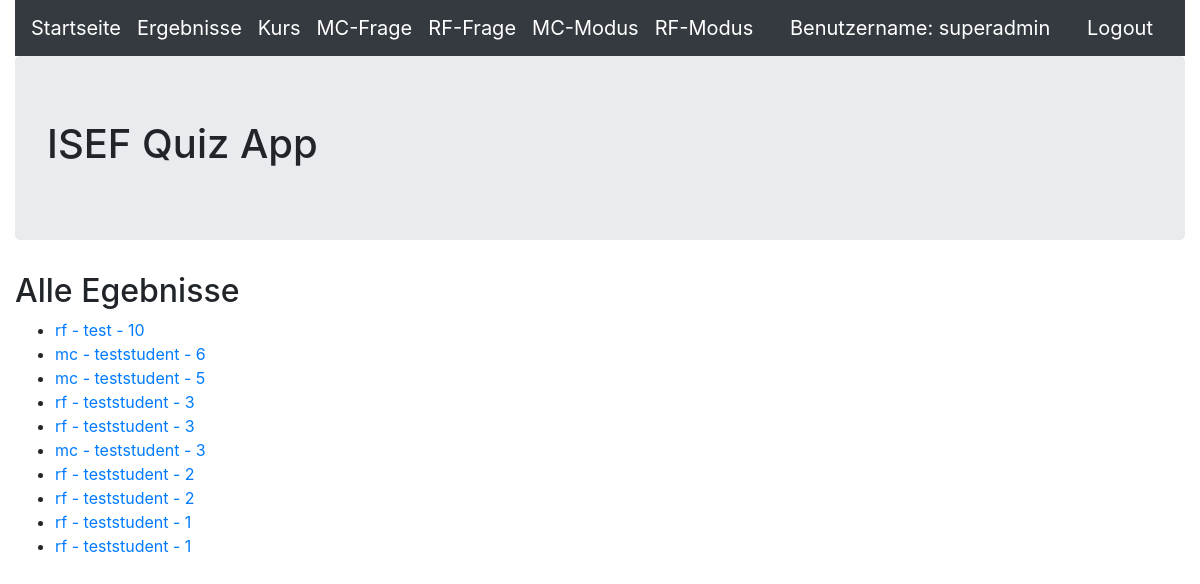
Before: /ergebnistoppunkte (signed in) with the older database file.
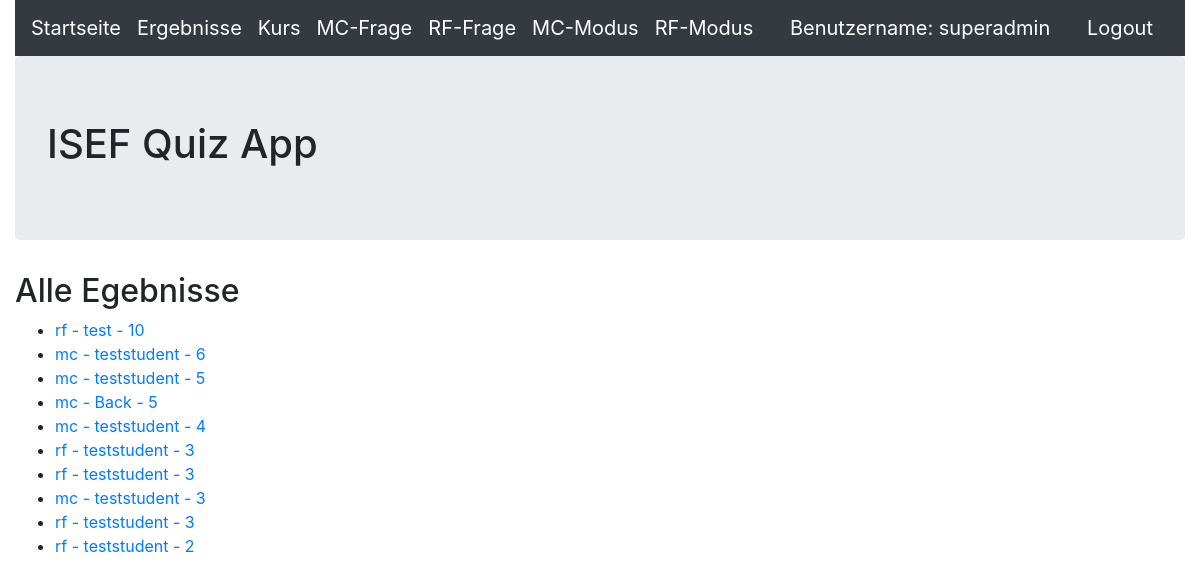
After: the same page with the newer database file.
### quiz/models.py (models this page shows, shortened)
class Ergebnis(models.Model):
    testmodus = models.CharField(max_length=20,blank=False)
    benutzername = models.CharField(max_length=50,blank=False)
    kursid = models.CharField(max_length=5,blank=False)
    kursname = models.CharField(max_length=50,blank=False)
    zeitsekunden = models.IntegerField(blank=False)
    datum = models.DateField(auto_now_add=True)
    punkte = models.IntegerField(blank=False)
    fragentotal = models.IntegerField(blank=False)
    fragenkorrekt = models.IntegerField(blank=False)
    fragenfalsch = models.IntegerField(blank=False)

### quiz/views.py (the view)
# urls.py: path('ergebnistoppunkte', ErgebnisTopPunkte.as_view(), name='ergebnis_toppunkte'),
class ErgebnisTopPunkte(AuthListView):
    model = Ergebnis
    template_name = 'ergebnis/ergebnis_toppunkte.html'
    fields = '__all__'
    def get_queryset(self):
        return Ergebnis.objects.filter().order_by('-punkte')[:10]

### quiz/templates/ergebnis/ergebnis_toppunkte.html
{% extends 'base.html' %}
{% block content %}
<h2>Alle Egebnisse</h2>
<ul>
    {% for ergebnis in object_list %}
	<li><a href="{% url 'ergebnis_detail' ergebnis.pk %}">{{ ergebnis.testmodus }} - {{ ergebnis.benutzername }} - {{ ergebnis.punkte }}</a></li>
    {% endfor %}
</ul>
{% endblock content %}

Changed rows visible on the page:
no longer on this page (row unchanged): Ergebnis: testmodus "rf", benutzername "teststudent", punkte "2"
no longer on this page (row unchanged): Ergebnis: testmodus "rf", benutzername "teststudent", punkte "1"
no longer on this page (row unchanged): Ergebnis: testmodus "rf", benutzername "teststudent", punkte "1"
added Ergebnis: testmodus "mc", benutzername "Back", punkte "5"
added Ergebnis: testmodus "mc", benutzername "teststudent", punkte "4"
added Ergebnis: testmodus "rf", benutzername "teststudent", punkte "3"
